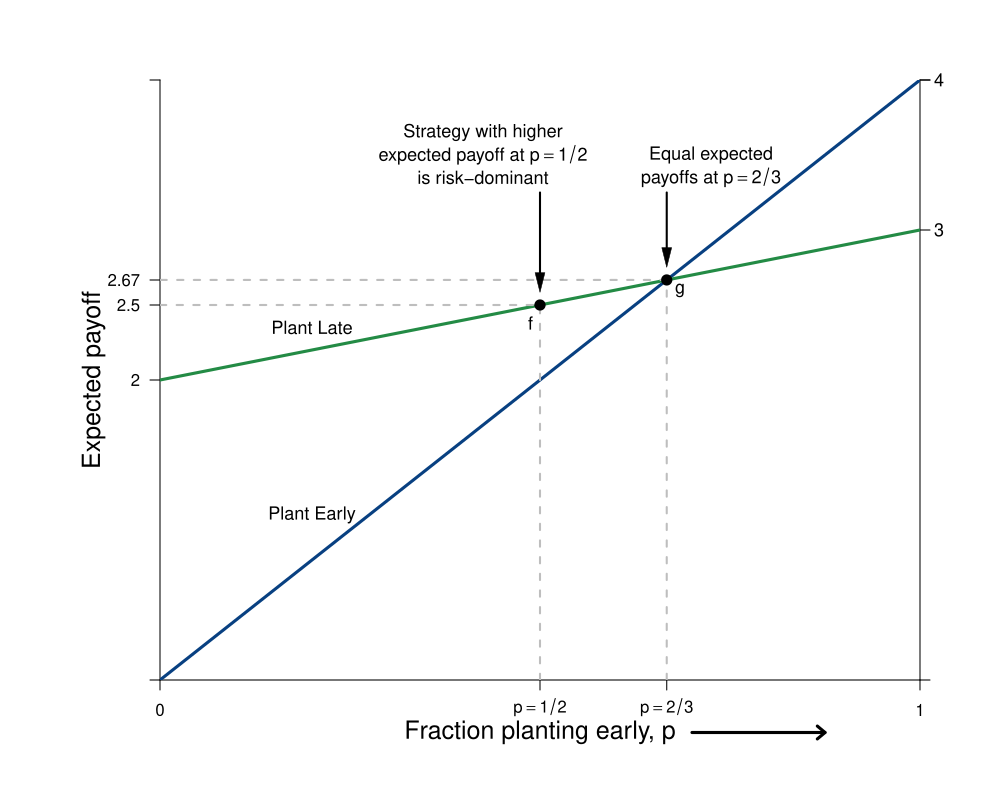

This chart was generated by the following R code:
#Graph Designer: Simon Halliday & Madeleine Wettach '20
#Authors: Bowles, Foley and Halliday
#Title: Coordination, Conflict and Competition: A Text in Microeconomics
library(shape)
pdf(file = "risk/step_by_step_graphs_4/palanpur_risk_dom_step5.pdf", width = 10, height = 8)

#Set parameters for graphics
axislabelsize <- 1.5
labelsize <- 1.1
graphlinewidth <- 3
segmentlinewidth <- 2

COL <- c("#7fc97f", "#beaed4", "#fdc086", "#ffff99", "#386cb0", "#f0027f", "#bf5b17", "#666666")
COLA <- c("#e0f3db", "#99d8c9","#66c2a4","#41ae76", "#238b45", "#005824")
COLB <- c("#4eb3d3", "#2b8cbe", "#0868ac","#084081")

#Edited the margins to cater for the larger LHS labels
par(mar =  c(6, 8, 4, 4))

#proportion of wealth functions

expected_late <- function(x){
  20 + 0.25*x
}

expected_early <- function(x){
  x
}


#Add limits on axes and levels of utility for each function 
ylims <- c(0, 40)
xlims <- c(0, 40)

npts <- 501 
x <- seq(xlims[1], xlims[2], length.out = npts)
y <- seq(ylims[1], ylims[2], length.out = npts) 

plot(0, 0, xlim = xlims, ylim = ylims, type = "n",
     xlab = expression(paste("")),
     ylab = expression(paste("")), 
     xaxt = "n", 
     yaxt = "n", 
     cex.lab = axislabelsize, 
     bty = "n", 
     xaxs="i", 
     yaxs="i"
)

#x and y limits with plain axes without ticks/numbers to match previous graph; y axes on both sides

ticksx <- c(0, 20, 26.67, 40)
xlabels <- c(0, expression(paste(p == 1/2)),expression(paste(p == 2/3)), 1)
ticksy <- c(ylims[1], 20, expected_late(20), expected_late(26.67), ylims[2])
ylabels <- c(NA, 2, 2.5, 2.67, NA)
ticksy2 <- c(ylims[1], 30, 40, ylims[2])
ylabels2 <- seq(from = 0, to = ylims[2], by = 10)


axis(1, at = ticksx,  pos = 0, labels = xlabels)
axis(2, at = ticksy,  pos = 0, labels = ylabels, las = 1)
axis(4, at = ticksy2, pos = xlims[2], labels = FALSE,las=1)


npts <- 503 
xx1 <- seq(xlims[1], xlims[2], length.out = npts)
xx2 <- seq(0, xlims[2], length.out = npts)
xx3 <- seq(xlims[1], 0, length.out = npts)
xx4 <- seq(-11, 0, length.out = npts)

#Axis labels and draw linear utility functions
text(xlims[2]*0.5, -3.5, expression(paste("Fraction planting early, p")), xpd = TRUE, cex = axislabelsize)
text(-3.5, 0.5*ylims[2], expression(paste("Expected payoff")), xpd = TRUE, cex = axislabelsize, srt = 90) 


text(41, ylims[2], expression(paste(4)), xpd = TRUE, cex = labelsize) 
text(41, 0.75*ylims[2], expression(paste(3)), xpd = TRUE, cex = labelsize) 

lines(xx1, expected_early(xx1), col = COLB[4], lwd = graphlinewidth)
lines(xx1, expected_late(xx1), col = COLA[5], lwd = graphlinewidth)

#Label points on line

text(20 - 0.5, expected_late(20) - 1.2, expression(paste("f")), cex = labelsize)
segments(20, 0, 20, expected_late(20), lty = 2, col = "gray", lwd = segmentlinewidth)
segments(0, expected_late(20), 20, expected_late(20), lty = 2, col = "gray", lwd = segmentlinewidth)
points(20, expected_late(20), pch = 16, col = "black", cex = 1.5)

text(26.67 + 0.7, expected_early(26.67) - 0.7, expression(paste("g")), cex = labelsize)
segments(26.67, expected_early(26.67), 0, expected_early(26.67), lty = 2, col = "gray", lwd = segmentlinewidth)
segments(26.67, 0, expected_early(26.67), 26.67, lty = 2, col = "gray", lwd = segmentlinewidth)
points(26.67, expected_early(26.67), pch = 16, col = "black", cex = 1.5)

# text(33 + 0.7, 7 + 0.7, expression(paste("h")), cex = labelsize)
# segments(33, 7, 0, 7, lty = 2, col = "gray", lwd = segmentlinewidth)
# points(33, 7, pch = 16, col = "black", cex = 1.5)


#Label relevant points on axes
text(8, 23.5, expression(paste("Plant Late")), xpd = TRUE, cex = labelsize)
text(8, 11, expression(paste("Plant Early")),  xpd = TRUE, cex = labelsize)

#Axis arrow
arrows(28, -3.5, 35, -3.5, xpd = TRUE, length=0.1,angle=40,lwd=3)

#Risk Dominant Strategy
text(17, 36.5, expression(paste("Strategy with higher")), xpd = TRUE, cex = labelsize)
text(17, 35, expression(paste("expected payoff at ", p == 1/2)), xpd = TRUE, cex = labelsize)
text(17, 33.5, expression(paste("is risk-dominant")), xpd = TRUE, cex = labelsize)
Arrows(20, 32.5, 20, expected_late(20) + 1.5, col = "black", lty = 1, lwd = 2, code = 2, arr.type = "triangle", arr.lwd = 0.5)

#Equal expected payoffs
text(29, 35, expression(paste("Equal expected")), xpd = TRUE, cex = labelsize)
text(29, 33.5, expression(paste("payoffs at ", p == 2/3)), xpd = TRUE, cex = labelsize)
Arrows(26.67, 32.5, 26.67, expected_late(26.67) + 1.5, col = "black", lty = 1, lwd = 2, code = 2, arr.type = "triangle", arr.lwd = 0.5)


dev.off()
